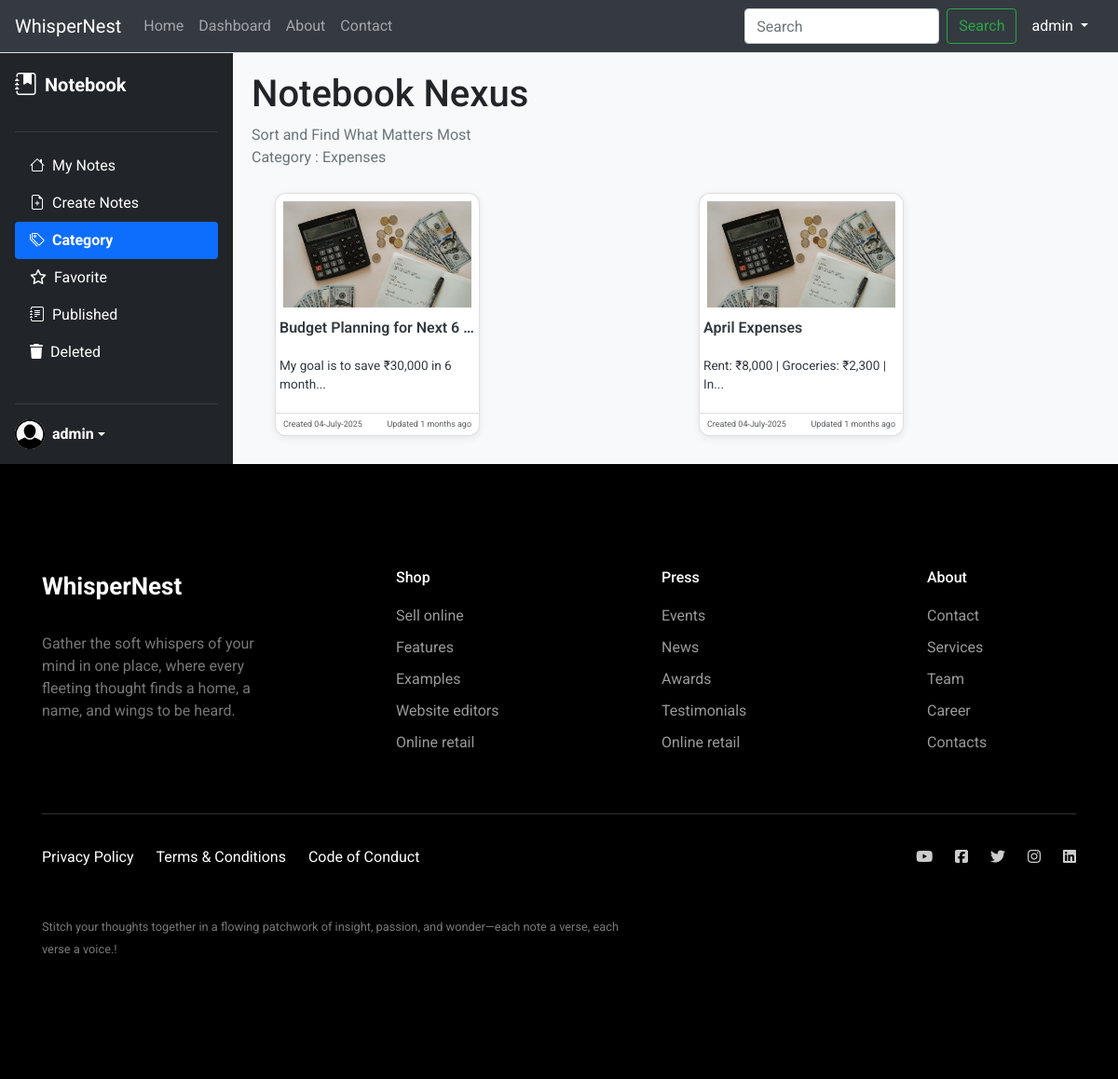
/category/7 (signed in), run on the app's committed database.
### app/models.py (models this page shows)
class User(db.Model, UserMixin):
    id = db.Column(db.Integer, primary_key=True)
    username = db.Column(db.String(150), unique=True, nullable=False)
    name = db.Column(db.String(200), unique=True, nullable=False)
    email = db.Column(db.String(150), unique=True, nullable=False)
    image_file = db.Column(db.String(120), nullable=True)
    password = db.Column(db.String(256), nullable=False)

class Category(db.Model):
    id = db.Column(db.Integer, primary_key=True)
    name = db.Column(db.String(100), unique=True, nullable=False)
    image_file = db.Column(db.String(120), nullable=True)

class Note(db.Model):
    id = db.Column(db.Integer, primary_key=True)
    title = db.Column(db.String(200), nullable=False)
    content = db.Column(db.Text, nullable=False)
    image_file = db.Column(db.String(120), nullable=True)
    created_at = db.Column(db.DateTime, default=datetime.utcnow)
    updated_at = db.Column(db.DateTime, default=datetime.utcnow)
    user_id = db.Column(db.Integer, db.ForeignKey('user.id'), nullable=False)
    user = db.relationship('User', backref='notes')
    category_id = db.Column(db.Integer, db.ForeignKey('category.id'))
    category = db.relationship('Category', backref='notes')
    favorite = db.Column(db.Boolean, default=False)
    status = db.Column(db.Boolean, default=False)
    publish = db.Column(db.Boolean, default=False)
    @property
    def time_since_created(self):
        delta = datetime.utcnow() - self.updated_at
        seconds = delta.total_seconds()
        if seconds < 60:
            return f"{int(seconds)} seconds ago"
        elif seconds < 3600:
            return f"{int(seconds // 60)} minutes ago"
        elif seconds < 86400:
            return f"{int(seconds // 3600)} hours ago"
        elif seconds < 2592000:
            return f"{int(seconds // 86400)} days ago"
        else:
            return f"{int(seconds // 2592000)} months ago"

### app/routes.py (the view)
@main.route('/category/<int:cat_id>')
def category_notes(cat_id):
    notes = Note.query.filter_by(user_id=current_user.id, category_id=cat_id, status=True).all()
    category_name = Category.query.filter_by(id=cat_id).first()
    all_category = Category.query.all()
    return render_template("dashboard.html", notes=notes, all_category=all_category, category_name=category_name,
                           view_type="category")

### app/__init__.py (called while the page is built)
def create_app():
    app = Flask(__name__)
    app.config.from_object(Config)
    db.init_app(app)
    migrate = Migrate(app, db)
    login_manager.init_app(app)
    from .models import User  # <-- required here too
    @login_manager.user_loader
    def load_user(user_id):
        return User.query.get(int(user_id))
    from .routes import main
    app.register_blueprint(main)
    return app

### app/templates/dashboard.html (shortened to what this page needs)
{% extends 'base.html' %}
{% block content %}
<div class="d-flex dashboard-main">
    <div class="sidebar d-flex flex-column p-3">
        <a href="/" class="d-flex align-items-center mb-3 text-white text-decoration-none">
            <i class="bi bi-journal-bookmark-fill fs-4 me-2"></i>
            <span class="fs-5 fw-bold">Notebook</span>
        </a>
        <hr style="border-color: gray;">
        <ul class="nav nav-pills flex-column mb-auto">
            <li><a href="{{ url_for('main.dashboard') }}" class="nav-link {% if view_type == 'all' %}active{% endif %}"><i class="bi bi-house me-2"></i>My
                Notes</a></li>
            <li><a href="{{ url_for('main.create_note') }}" class="nav-link"><i
                    class="bi bi-file-earmark-plus me-2"></i>Create Notes</a></li>
            <li>
                <a data-bs-toggle="collapse" href="#homeSubmenu" role="button" aria-expanded="false" class="nav-link {% if view_type == 'category' %}active{% endif %}">
                    <i class="bi bi-tags me-2"></i>Category
                </a>
            </li>
            <li><a href="{{ url_for('main.favorite_notes') }}" class="nav-link {% if view_type == 'favorites' %}active{% endif %}"><i class="fa-regular fa-star me-2"></i>Favorite</a></li>
            <li><a href="{{ url_for('main.published_notes') }}" class="nav-link {% if view_type == 'published' %}active{% endif %}"><i class="bi bi-journal-text me-2"></i>Published</a></li>
            <li><a href="{{ url_for('main.deleted_notes') }}" class="nav-link {% if view_type == 'deleted' %}active{% endif %}"><i class="fa-solid fa-trash me-2"></i>Deleted</a></li>
        </ul>
        <hr style="border-color: gray;">
        <div class="dropdown">
            <a href="#" class="d-flex align-items-center text-white text-decoration-none dropdown-toggle"
               data-bs-toggle="dropdown">
                {% if current_user.image_file %}
                <img src="{{ url_for('static', filename='profile/' ~ current_user.image_file) }}" alt="" width="32" height="32" class="rounded-circle me-2">
                {% else %}
                <img src="{{ url_for('static', filename='profile/user.png') }}" alt="" width="32" height="32" class="rounded-circle me-2">
                {% endif %}
                <strong>{{current_user.username}}</strong>
            </a>
        </div>
    </div>
    <div class="main-content">
        <h1>Notebook Nexus</h1>
        <p class="text-muted">
            {% if view_type == 'all' %} NotesTake good notes from now on
            {% elif view_type == 'category' %} Sort and Find What Matters Most<br>Category : {{category_name.name}}
            {% elif view_type == 'favorites' %} Quick Access to What You Cherish Most
            {% elif view_type == 'published' %} Your Public Thoughts, Open to All
            {% elif view_type == 'deleted' %} Recently Removed, Not Yet Forgotten
            {% endif %}
        </p>
        <div class="d-flex flex-wrap">
            {% for note in notes %}
            <div class="col note-card">
                    <div class="card h-auto dashboard-cards">
                <a class="text-decoration-none text-dark" href="{{ url_for('main.view_note', note_id=note.id) }}">
                        {% if note.image_file %}
                        <img class="thumb card-img-top p-2"
                             src="{{ url_for('static', filename='uploads/' ~ note.image_file) }}"
                             alt="note image">
                        {% else %}
                        <img class="thumb card-img-top p-2"
                             src="{{ url_for('static', filename='uploads/' ~ note.category.image_file) }}"
                             alt="note image">
                        {% endif %}
                        <div class="card-body p-1 mb-0">
                            <h5 class="card-title">{{note.title}}</h5>
                            <p class="card-text">{{note.content[:40] | safe }}...</p>
                        </div>
                        <div class="card-footer d-flex position-relative">
                            <small class="text-body-secondary">Created {{note.created_at.strftime('%d-%B-%Y')}}</small>
                            <small class="text-body-secondary position-absolute end-0 me-2">Updated {{
                                note.time_since_created
                                }}</small>
                        </div>
                </a>
                    </div>
            </div>
            {% endfor %}
        </div>
    </div>
</div>
{% endblock %}

### app/templates/header.html (shortened to what this page needs)
<nav class="navbar navbar-expand-lg navbar bg-dark border-bottom border-body" data-bs-theme="dark">
    <div class="container-fluid">
        <a class="navbar-brand" href="{{ url_for('main.home') }}">WhisperNest</a>
        <div class="collapse navbar-collapse" id="navbarSupportedContent">
            <ul class="navbar-nav me-auto mb-2 mb-lg-0">
                <li class="nav-item">
                    <a class="nav-link {% if request.endpoint == 'main.home' %}active{% endif %}" aria-current="page" href="{{ url_for('main.home') }}">Home</a>
                </li>
                <li class="nav-item">
                    <a class="nav-link {% if request.endpoint == 'main.dashboard' %}active{% endif %}" href="{{ url_for('main.dashboard') }}">Dashboard</a>
                </li>
                <li class="nav-item">
                    <a class="nav-link {% if request.endpoint == 'main.about' %}active{% endif %}" href="#">About</a>
                </li>
                <li class="nav-item">
                    <a class="nav-link {% if request.endpoint == 'main.contact' %}active{% endif %}" href="{{ url_for('main.contact') }}">Contact</a>
                </li>
            </ul>
            <form class="d-flex" role="search">
                <input class="form-control me-2" type="search" placeholder="Search" aria-label="Search"/>
                <button class="btn btn-outline-success" type="submit">Search</button>
            </form>
            {% if current_user.is_authenticated %}
            <div class="nav-item dropdown">
                <a class="nav-link dropdown-toggle text-white" href="#" role="button" data-bs-toggle="dropdown"
                   aria-expanded="false">
                    {{current_user.username}}
                </a>
            </div>
            {% endif %}
        </div>
    </div>
</nav>

### app/static/css/style.css (style rules this page uses)
.container-fluid { padding-left: 0 !important; padding-right: 0 !important; }
body { margin: 0; }
.dashboard-main { border-radius: 12px; box-shadow: 0 2px 8px rgba(0, 0, 0, 0.08); }
.dashboard-cards { width: 220px; height: 310px; overflow: hidden; font-size: 0.85rem; border-radius: 12px; box-shadow: 0 2px 8px rgba(0, 0, 0, 0.08); transition: transform 0.2s; }
.dashboard-cards .card-img-top.thumb { width: 100%; height: 130px; object-fit: cover; border-radius: 8px 8px 0 0; }
.dashboard-cards .card-body { padding: 10px; text-align: left; }
.dashboard-cards .card-title { font-size: 1rem; font-weight: 600; margin-bottom: 0.3rem; white-space: nowrap; overflow: hidden; text-overflow: ellipsis; }
.dashboard-cards .card-text { font-size: 0.8rem; line-height: 1.2; max-height: 36px; overflow: hidden; text-overflow: ellipsis; }
.dashboard-cards .card-footer { font-size: 0.7rem; padding: 0.3rem 0.5rem; background-color: transparent; border-top: 1px solid #ddd; display: flex; justify-content: space-between; color: #6c757d; }
body { margin: 0; display: flex; min-height: 100vh; overflow-x: hidden; }
.sidebar { min-width: 250px; max-width: 250px; background-color: #212529; color: white; flex-shrink: 0; }
.sidebar .nav-link { color: #fff; font-size: 16px; }
.sidebar .nav-link.active { background-color: #0d6efd; color: #fff; }
.main-content { flex-grow: 1; padding: 20px; background-color: #f8f9fa; }
.note-card { margin: 10px; }
.nav-link.active { background-color: #0d6efd; color: white; font-weight: bold; }

### app/static/css/contact.css (style rules this page uses)
* { box-sizing: border-box; }
ul { list-style: none; padding: 0; }

### app/static/css/footer.css (style rules this page uses)
body { font-family: "Roboto", -apple-system, BlinkMacSystemFont, "Segoe UI", Roboto, "Helvetica Neue", Arial, "Noto Sans", sans-serif, "Apple Color Emoji", "Segoe UI Emoji", "Segoe UI Symbol", "Noto Color Emoji"; }
h1, h2, h3, h4, h5, h6, .h1, .h2, .h3, .h4, .h5, .h6 { font-family: "Roboto", -apple-system, BlinkMacSystemFont, "Segoe UI", Roboto, "Helvetica Neue", Arial, "Noto Sans", sans-serif, "Apple Color Emoji", "Segoe UI Emoji", "Segoe UI Symbol", "Noto Color Emoji"; }
a { -webkit-transition: .3s all ease; -o-transition: .3s all ease; transition: .3s all ease; }
a, a:hover { text-decoration: none !important; }

### data on the page
User: username "admin"
Category: name "Expenses"
Note: image_file (picture), title "Budget Planning for Next 6…", content "My goal is to save ₹30,000 in 6 month", created_at "04-July-2025", time_since_created "1 months ago"
Note: image_file (picture), title "April Expenses", content "Rent: ₹8,000 | Groceries: ₹2,300 | In", created_at "04-July-2025", time_since_created "1 months ago"
